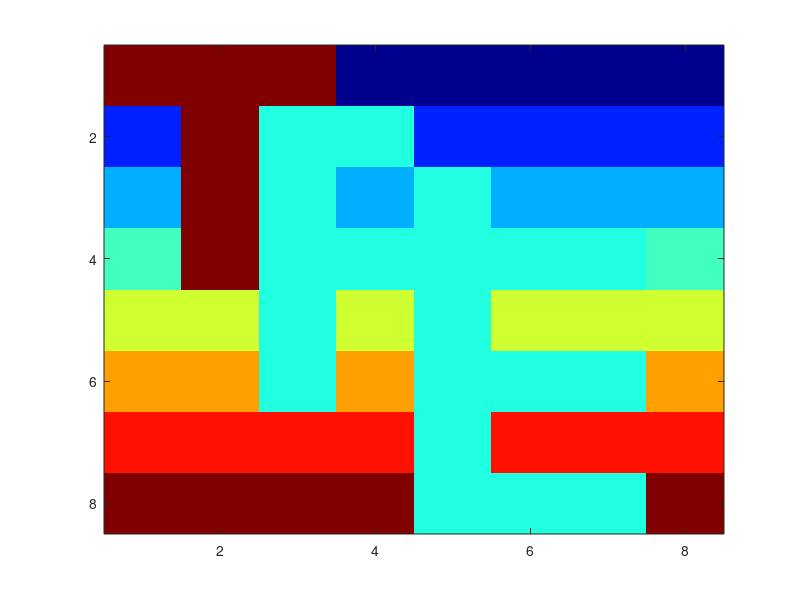
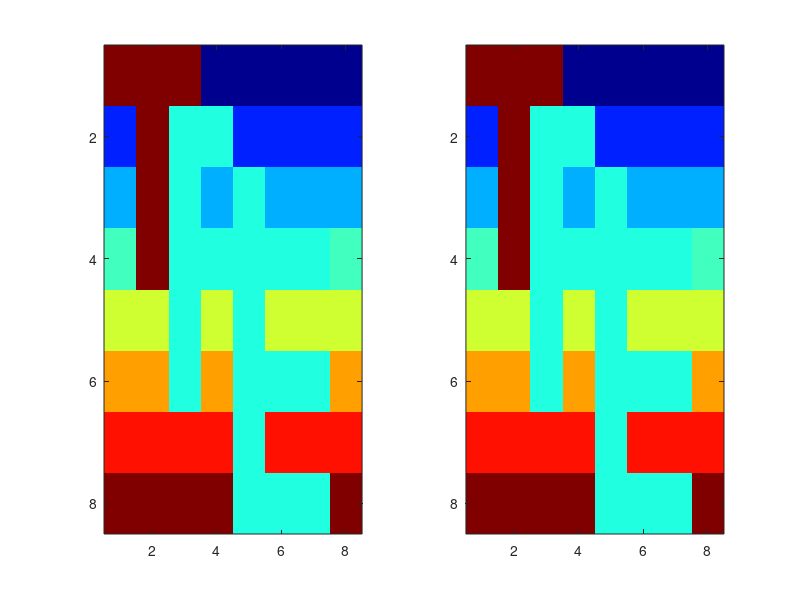
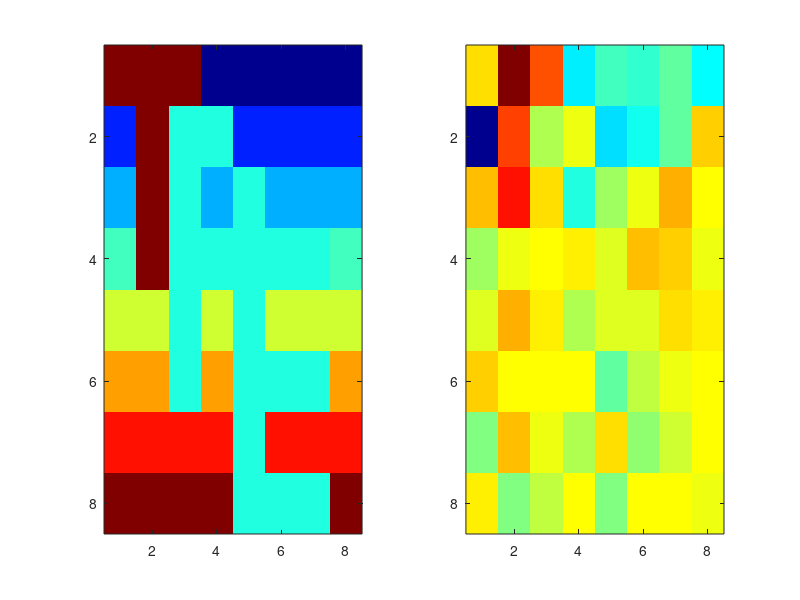
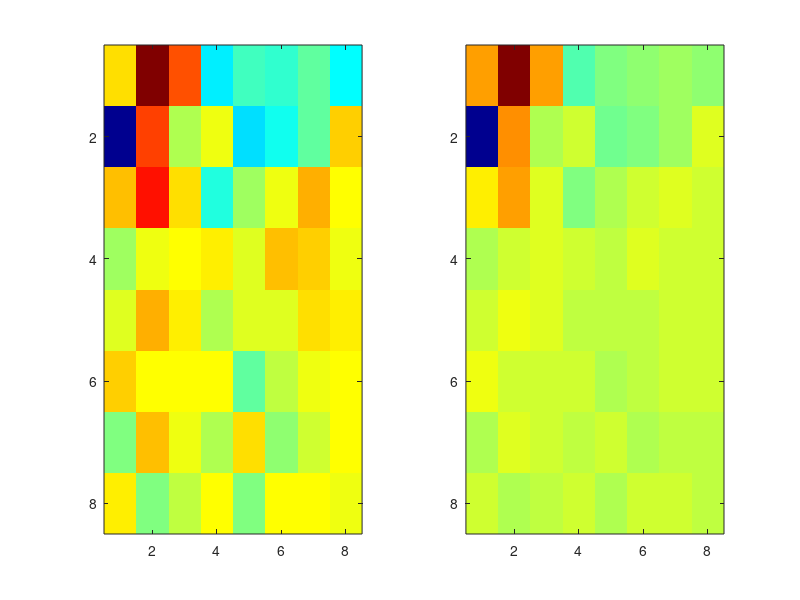

These charts were generated, in order, by the following MATLAB code: (Note: this script raises an error after producing the figures.)
matrice  =  [255 255 255 0 0 0 0 0 ;
             36 255 100 100 36 36 36 36 ;
             73 255 100 73 100 73 73 73 ;
             109 255 100 100 100 100 100 109 ;
             146 146 100 146 100 146 146 146 ;
             182 182 100 182 100 100 100 182 ;
             218 218 218 218 100 218 218 218 ;
             255 255 255 255 100 100 100 255 ]
 figure('name','image original ')
imagesc(matrice)     
colormap('jet')      


  matrice1= matrice -128 
 figure('name','image-128')
subplot(1,2,1);
imagesc(matrice)

colormap('jet')
subplot(1,2,2);
imagesc(matrice1)
colormap('jet')

  
matrice_dct = dct2(matrice1)  
matrice_dct 
figure('name','image _ dct ')
subplot(1,2,1);
imagesc(matrice1)

colormap('jet')
subplot(1,2,2);
imagesc(matrice_dct)
colormap('jet')
  
  %%%%%%%%%%   etape 2
  matrice_Quantification=zeros(8,8)
  %%%%%%%%%%%%%%%%%%%%%%%%%%  la creation de la matrice  de quantification 
  n=8
  for ligne = 1:n
    for colonne = 1:n
        matrice_Quantification(ligne,colonne) = (1+5*(1+(ligne-1) +( colonne-1)));
    end
  end

  
  matrice_Quantification
  for ligne = 1:n
    for colonne = 1:n 
                final_matrice(ligne,colonne)= (matrice_dct(ligne,colonne) / matrice_Quantification(ligne,colonne));
    end
  end 
  

 final_matrice
figure('name','image quantifie ')
subplot(1,2,1);
imagesc(matrice_dct)

colormap('jet')
subplot(1,2,2);
imagesc(final_matrice)
colormap('jet')
 %%%%%%%%%%%%%%%%%%%%%%%%%%%%
 compresse =[	
    final_matrice(1,1) final_matrice(1,2) final_matrice(2,1) final_matrice(3,1) final_matrice(2,2) ...
	final_matrice(1,3) final_matrice(1,4) final_matrice(2,3) final_matrice(3,2) final_matrice(4,1) ...
	final_matrice(5,1) final_matrice(4,2) final_matrice(3,3) final_matrice(2,4) final_matrice(1,5) ...
	final_matrice(1,6) final_matrice(2,5) final_matrice(3,4) final_matrice(4,3) final_matrice(5,2) ...
	final_matrice(6,1) final_matrice(7,1) final_matrice(6,2) final_matrice(5,3) final_matrice(4,4) ...
	final_matrice(3,5) final_matrice(2,6) final_matrice(1,7) final_matrice(1,8) final_matrice(2,7) ...
	final_matrice(3,6) final_matrice(4,5) final_matrice(5,4) final_matrice(6,3) final_matrice(7,2) ...
	final_matrice(8,1) final_matrice(8,2) final_matrice(7,3) final_matrice(6,4) final_matrice(5,5) ...
	final_matrice(4,6) final_matrice(3,7) final_matrice(2,8) final_matrice(3,8) final_matrice(4,7) ...
	final_matrice(5,6) final_matrice(6,5) final_matrice(7,4) final_matrice(8,3) final_matrice(8,4) ...
	final_matrice(7,5) final_matrice(6,6) final_matrice(5,7) final_matrice(4,8) final_matrice(5,8) ...
	final_matrice(6,7) final_matrice(7,6) final_matrice(8,5) final_matrice(8,6) final_matrice(7,7) ...
	final_matrice(6,8) final_matrice(7,8) final_matrice(8,7) final_matrice(8,8)             ] ;


 %%%%%%%%%%%%%%  codage statistique ( Rle ) 
 
image_final=rle(compresse)
image_final= int16(image_final)
figure('name','image compresse ')
subplot(1,2,1);
imagesc(matrice)

colormap('jet')
subplot(1,2,2);
imagesc(image_final)
colormap('jet')
 

%%%%%%%%%%%%%%%%%%%%%%%%%%%%%%%%%%%%%%%%%%%%%%%%%%% decompression JPEG 

%%%%%%%%%%% etape decodage statistique 
matrice_decodage_stati = [ 8 23 8 -5 -2 -2 -1 -2;
                           -29 9 0 1 -4 -2 -1 1;
                             4 8 2 -2 0 0 1 0;
                           -1 0 1 1 0 1 1 0;
                           0 2 1 0 0 0 0 0;
                           2 0 0 0 -1 0 0 0;
                           0 1 0 0 0 0 0 0;
                           1 0 0 0 0 0 0 0      ]
figure('Name','decodage statistique ');
imagesc(matrice_decodage_stati)
colormap('jet')                 
                       
                       


    
%%%%%%%%%%%%%%%%%% dequantofication 


n=8
  for ligne = 1:n
    for colonne = 1:n
        image_dequantifie (ligne,colonne) = matrice_decodage_stati(ligne,colonne)* matrice_Quantification(ligne,colonne);
    end
  end


figure('Name','image quantifie  ');
subplot(1,2,1);
imagesc(matrice_decodage_stati)

colormap('jet')
subplot(1,2,2);
imagesc(image_dequantifie)
colormap('jet')


%%%%%%%%%%%%%%%%%%%%%%%%%%%%%%%%% DCT inverse 

dct_inverse=idct2(image_dequantifie )

image_decompresse= int16(dct_inverse + 128)
for ligne = 1:n
    for colonne = 1:n
        if (image_decompresse(ligne,colonne)< 0 ) 
            image_decompresse(ligne,colonne) = 0
        elseif (image_decompresse(ligne,colonne)  > 255 )   
            image_decompresse(ligne,colonne) = 255
        end 
    end
  end


figure('Name','image decompresse  ');
subplot(1,2,1);
imagesc(matrice)

colormap('jet')
subplot(1,2,2);
imagesc(image_decompresse)
colormap('jet')













































  
  